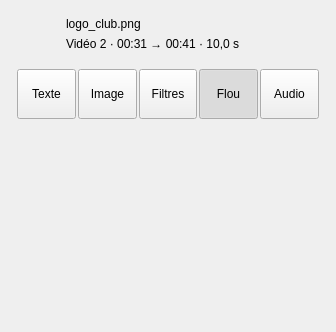
<?xml version="1.0" encoding="UTF-8"?>
<ui version="4.0">
 <class>PropertiesPanel</class>
 <widget class="QWidget" name="PropertiesPanel" native="true">
  <property name="minimumSize">
   <size>
    <width>260</width>
    <height>0</height>
   </size>
  </property>
  <layout class="QVBoxLayout" name="propertiesLayout">
   <property name="spacing">
    <number>12</number>
   </property>
   <property name="leftMargin">
    <number>14</number>
   </property>
   <property name="topMargin">
    <number>14</number>
   </property>
   <property name="rightMargin">
    <number>14</number>
   </property>
   <property name="bottomMargin">
    <number>14</number>
   </property>
   <item>
    <layout class="QHBoxLayout" name="selectionHeaderLayout">
     <property name="spacing">
      <number>12</number>
     </property>
     <item>
      <widget class="QLabel" name="selectionIconLabel">
       <property name="text">
        <string />
       </property>
       <property name="alignment">
        <set>Qt::AlignCenter</set>
       </property>
       <property name="minimumSize">
        <size>
         <width>40</width>
         <height>40</height>
        </size>
       </property>
       <property name="maximumSize">
        <size>
         <width>40</width>
         <height>40</height>
        </size>
       </property>
      </widget>
     </item>
     <item>
      <layout class="QVBoxLayout" name="selectionTextLayout">
       <property name="spacing">
        <number>0</number>
       </property>
       <item>
        <widget class="QLabel" name="selectionNameLabel">
         <property name="text">
          <string>logo_club.png</string>
         </property>
         <property name="role" stdset="0">
          <string>strong</string>
         </property>
        </widget>
       </item>
       <item>
        <widget class="QLabel" name="selectionMetaLabel">
         <property name="text">
          <string>Vidéo 2 · 00:31 → 00:41 · 10,0 s</string>
         </property>
         <property name="role" stdset="0">
          <string>panelMeta</string>
         </property>
        </widget>
       </item>
      </layout>
     </item>
     <item>
      <spacer name="selectionSpacer">
       <property name="orientation">
        <enum>Qt::Horizontal</enum>
       </property>
       <property name="sizeHint" stdset="0">
        <size>
         <width>40</width>
         <height>20</height>
        </size>
       </property>
      </spacer>
     </item>
    </layout>
   </item>
   <item>
    <widget class="QFrame" name="propertyTabs">
     <property name="role" stdset="0">
      <string>segmented</string>
     </property>
     <layout class="QHBoxLayout" name="propertyTabsLayout">
      <property name="spacing">
       <number>2</number>
      </property>
      <property name="leftMargin">
       <number>3</number>
      </property>
      <property name="topMargin">
       <number>3</number>
      </property>
      <property name="rightMargin">
       <number>3</number>
      </property>
      <property name="bottomMargin">
       <number>3</number>
      </property>
      <item>
       <widget class="QToolButton" name="textTabButton">
        <property name="text">
         <string>Texte</string>
        </property>
        <property name="checkable">
         <bool>true</bool>
        </property>
        <property name="autoExclusive">
         <bool>true</bool>
        </property>
        <property name="sizePolicy">
         <sizepolicy hsizetype="Expanding" vsizetype="Fixed">
          <horstretch>1</horstretch>
          <verstretch>0</verstretch>
         </sizepolicy>
        </property>
        <property name="minimumSize">
         <size>
          <width>0</width>
          <height>50</height>
         </size>
        </property>
        <property name="toolButtonStyle">
         <enum>Qt::ToolButtonTextUnderIcon</enum>
        </property>
        <property name="role" stdset="0">
         <string>tab</string>
        </property>
       </widget>
      </item>
      <item>
       <widget class="QToolButton" name="imageTabButton">
        <property name="text">
         <string>Image</string>
        </property>
        <property name="checkable">
         <bool>true</bool>
        </property>
        <property name="autoExclusive">
         <bool>true</bool>
        </property>
        <property name="sizePolicy">
         <sizepolicy hsizetype="Expanding" vsizetype="Fixed">
          <horstretch>1</horstretch>
          <verstretch>0</verstretch>
         </sizepolicy>
        </property>
        <property name="minimumSize">
         <size>
          <width>0</width>
          <height>50</height>
         </size>
        </property>
        <property name="toolButtonStyle">
         <enum>Qt::ToolButtonTextUnderIcon</enum>
        </property>
        <property name="role" stdset="0">
         <string>tab</string>
        </property>
       </widget>
      </item>
      <item>
       <widget class="QToolButton" name="filtersTabButton">
        <property name="text">
         <string>Filtres</string>
        </property>
        <property name="checkable">
         <bool>true</bool>
        </property>
        <property name="autoExclusive">
         <bool>true</bool>
        </property>
        <property name="sizePolicy">
         <sizepolicy hsizetype="Expanding" vsizetype="Fixed">
          <horstretch>1</horstretch>
          <verstretch>0</verstretch>
         </sizepolicy>
        </property>
        <property name="minimumSize">
         <size>
          <width>0</width>
          <height>50</height>
         </size>
        </property>
        <property name="toolButtonStyle">
         <enum>Qt::ToolButtonTextUnderIcon</enum>
        </property>
        <property name="role" stdset="0">
         <string>tab</string>
        </property>
       </widget>
      </item>
      <item>
       <widget class="QToolButton" name="blurTabButton">
        <property name="text">
         <string>Flou</string>
        </property>
        <property name="checkable">
         <bool>true</bool>
        </property>
        <property name="autoExclusive">
         <bool>true</bool>
        </property>
        <property name="sizePolicy">
         <sizepolicy hsizetype="Expanding" vsizetype="Fixed">
          <horstretch>1</horstretch>
          <verstretch>0</verstretch>
         </sizepolicy>
        </property>
        <property name="minimumSize">
         <size>
          <width>0</width>
          <height>50</height>
         </size>
        </property>
        <property name="toolButtonStyle">
         <enum>Qt::ToolButtonTextUnderIcon</enum>
        </property>
        <property name="role" stdset="0">
         <string>tab</string>
        </property>
        <property name="checked">
         <bool>true</bool>
        </property>
       </widget>
      </item>
      <item>
       <widget class="QToolButton" name="audioTabButton">
        <property name="text">
         <string>Audio</string>
        </property>
        <property name="checkable">
         <bool>true</bool>
        </property>
        <property name="autoExclusive">
         <bool>true</bool>
        </property>
        <property name="sizePolicy">
         <sizepolicy hsizetype="Expanding" vsizetype="Fixed">
          <horstretch>1</horstretch>
          <verstretch>0</verstretch>
         </sizepolicy>
        </property>
        <property name="minimumSize">
         <size>
          <width>0</width>
          <height>50</height>
         </size>
        </property>
        <property name="toolButtonStyle">
         <enum>Qt::ToolButtonTextUnderIcon</enum>
        </property>
        <property name="role" stdset="0">
         <string>tab</string>
        </property>
       </widget>
      </item>
     </layout>
    </widget>
   </item>
   <item>
    <widget class="QStackedWidget" name="propertyStack">
     <property name="currentIndex">
      <number>3</number>
     </property>
     <widget class="TextPage" name="textPage"/>
     <widget class="ImagePage" name="imagePage"/>
     <widget class="FiltersPage" name="filtersPage"/>
     <widget class="BlurPage" name="blurPage"/>
     <widget class="AudioPage" name="audioPage"/>
     <widget class="QWidget" name="emptyPage" native="true">
      <layout class="QVBoxLayout" name="emptyPageLayout">
       <property name="spacing">
        <number>0</number>
       </property>
       <property name="leftMargin">
        <number>0</number>
       </property>
       <property name="topMargin">
        <number>0</number>
       </property>
       <property name="rightMargin">
        <number>0</number>
       </property>
       <property name="bottomMargin">
        <number>0</number>
       </property>
       <item>
        <widget class="QFrame" name="emptyCard">
         <property name="role" stdset="0">
          <string>card</string>
         </property>
         <layout class="QVBoxLayout" name="emptyCardLayout">
          <property name="spacing">
           <number>8</number>
          </property>
          <property name="leftMargin">
           <number>14</number>
          </property>
          <property name="topMargin">
           <number>14</number>
          </property>
          <property name="rightMargin">
           <number>14</number>
          </property>
          <property name="bottomMargin">
           <number>14</number>
          </property>
          <item>
           <widget class="QLabel" name="emptyIconLabel">
            <property name="text">
             <string />
            </property>
            <property name="alignment">
             <set>Qt::AlignCenter</set>
            </property>
           </widget>
          </item>
          <item>
           <widget class="QLabel" name="emptyTitleLabel">
            <property name="text">
             <string>Pas de texte sur ce clip</string>
            </property>
            <property name="alignment">
             <set>Qt::AlignCenter</set>
            </property>
            <property name="role" stdset="0">
             <string>strong</string>
            </property>
           </widget>
          </item>
          <item>
           <widget class="QLabel" name="emptyTextLabel">
            <property name="text">
             <string>Ajoutez un titre dans la piste Vidéo 2 pour écrire par-dessus la vidéo.</string>
            </property>
            <property name="alignment">
             <set>Qt::AlignCenter</set>
            </property>
            <property name="wordWrap">
             <bool>true</bool>
            </property>
            <property name="role" stdset="0">
             <string>hint</string>
            </property>
           </widget>
          </item>
          <item>
           <layout class="QHBoxLayout" name="emptyActionLayout">
            <item>
             <spacer name="emptyActionLeft">
              <property name="orientation">
               <enum>Qt::Horizontal</enum>
              </property>
              <property name="sizeHint" stdset="0">
               <size>
                <width>40</width>
                <height>20</height>
               </size>
              </property>
             </spacer>
            </item>
            <item>
             <widget class="QPushButton" name="emptyActionButton">
              <property name="text">
               <string>Ajouter un texte</string>
              </property>
              <property name="role" stdset="0">
               <string>outline</string>
              </property>
              <property name="minimumSize">
               <size>
                <width>0</width>
                <height>36</height>
               </size>
              </property>
             </widget>
            </item>
            <item>
             <spacer name="emptyActionRight">
              <property name="orientation">
               <enum>Qt::Horizontal</enum>
              </property>
              <property name="sizeHint" stdset="0">
               <size>
                <width>40</width>
                <height>20</height>
               </size>
              </property>
             </spacer>
            </item>
           </layout>
          </item>
         </layout>
        </widget>
       </item>
       <item>
        <spacer name="emptyPageSpacer">
         <property name="orientation">
          <enum>Qt::Vertical</enum>
         </property>
         <property name="sizeHint" stdset="0">
          <size>
           <width>20</width>
           <height>40</height>
          </size>
         </property>
        </spacer>
       </item>
      </layout>
     </widget>
    </widget>
   </item>
  </layout>
 </widget>
 <customwidgets>
  <customwidget>
   <class>TextPage</class>
   <extends>QWidget</extends>
   <header>view.editor.properties.text_page</header>
   <container>1</container>
  </customwidget>
  <customwidget>
   <class>ImagePage</class>
   <extends>QWidget</extends>
   <header>view.editor.properties.image_page</header>
   <container>1</container>
  </customwidget>
  <customwidget>
   <class>FiltersPage</class>
   <extends>QWidget</extends>
   <header>view.editor.properties.filters_page</header>
   <container>1</container>
  </customwidget>
  <customwidget>
   <class>BlurPage</class>
   <extends>QWidget</extends>
   <header>view.editor.properties.blur_page</header>
   <container>1</container>
  </customwidget>
  <customwidget>
   <class>AudioPage</class>
   <extends>QWidget</extends>
   <header>view.editor.properties.audio_page</header>
   <container>1</container>
  </customwidget>
 </customwidgets>
 <resources />
 <connections />
</ui>
